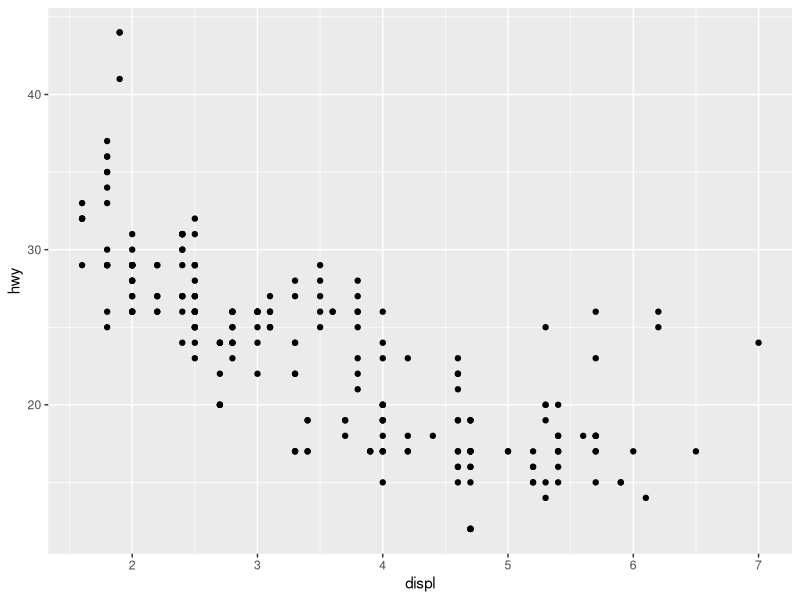
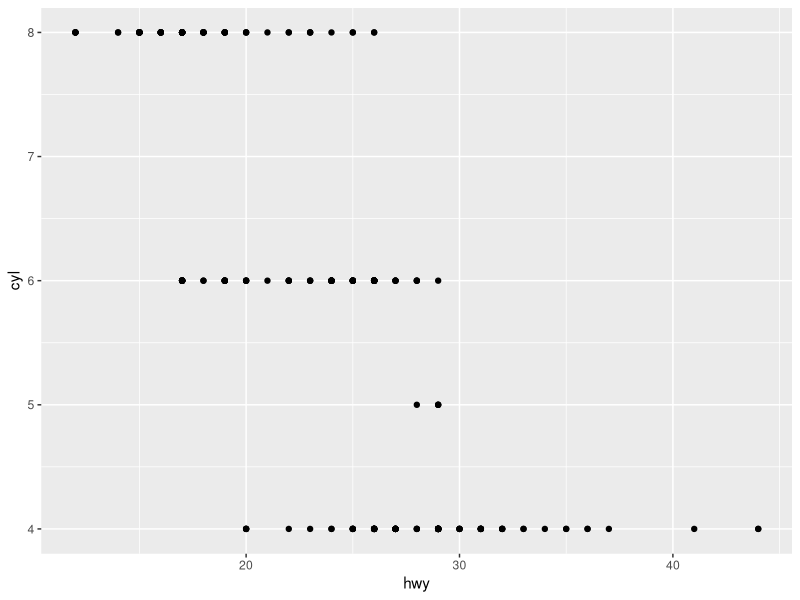
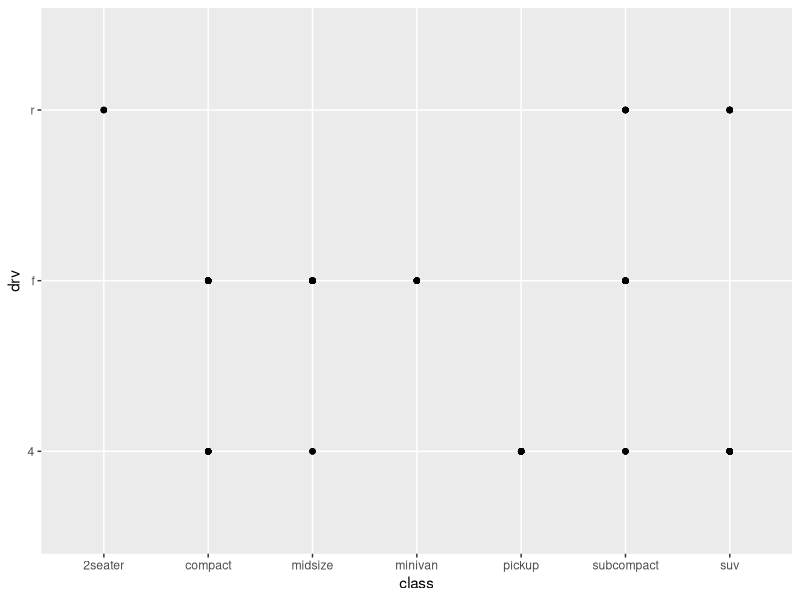
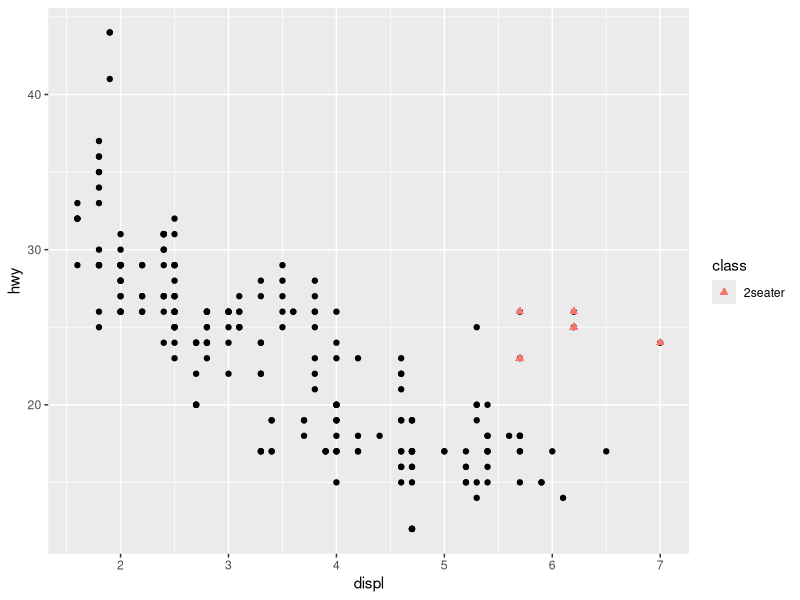
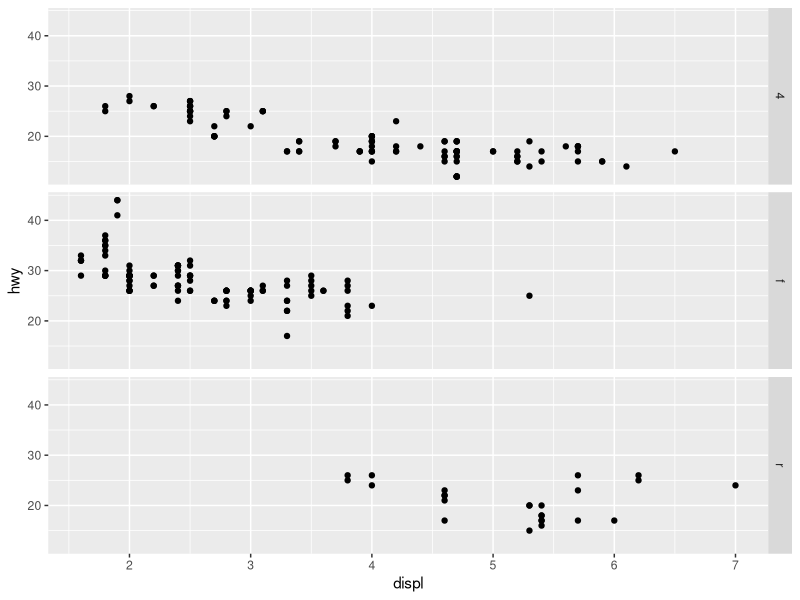

Here is the R script that generated these plots, in order:
## ---- chunk 1
knitr::opts_chunk$set(echo = TRUE)
## ---- chunk 2
library(tidyverse)

ggplot(data = mpg) +
    geom_point(mapping = aes(x = displ, y = hwy))
## ---- chunk 3
x <- "hello"
## ---- chunk 4
ggplot(data = mpg) +
    geom_point(mapping = aes(x = hwy, y = cyl))
## ---- chunk 5
ggplot(mpg) +
    geom_point(aes(class, drv))
## ---- chunk 6
two_seater <- mpg %>% 
    filter(class == "2seater")
two_seater

## ---- chunk 7
ggplot(data = two_seater) +
    geom_point(mapping = aes(x = displ, y = hwy), data = mpg) +
    geom_point(mapping = aes(x = displ, y = hwy, color = class), shape = 17, size = 2)
## ---- chunk 8
ggplot(data = mpg) + 
  geom_point(mapping = aes(x = displ, y = hwy)) + 
  facet_grid(drv ~ .)
